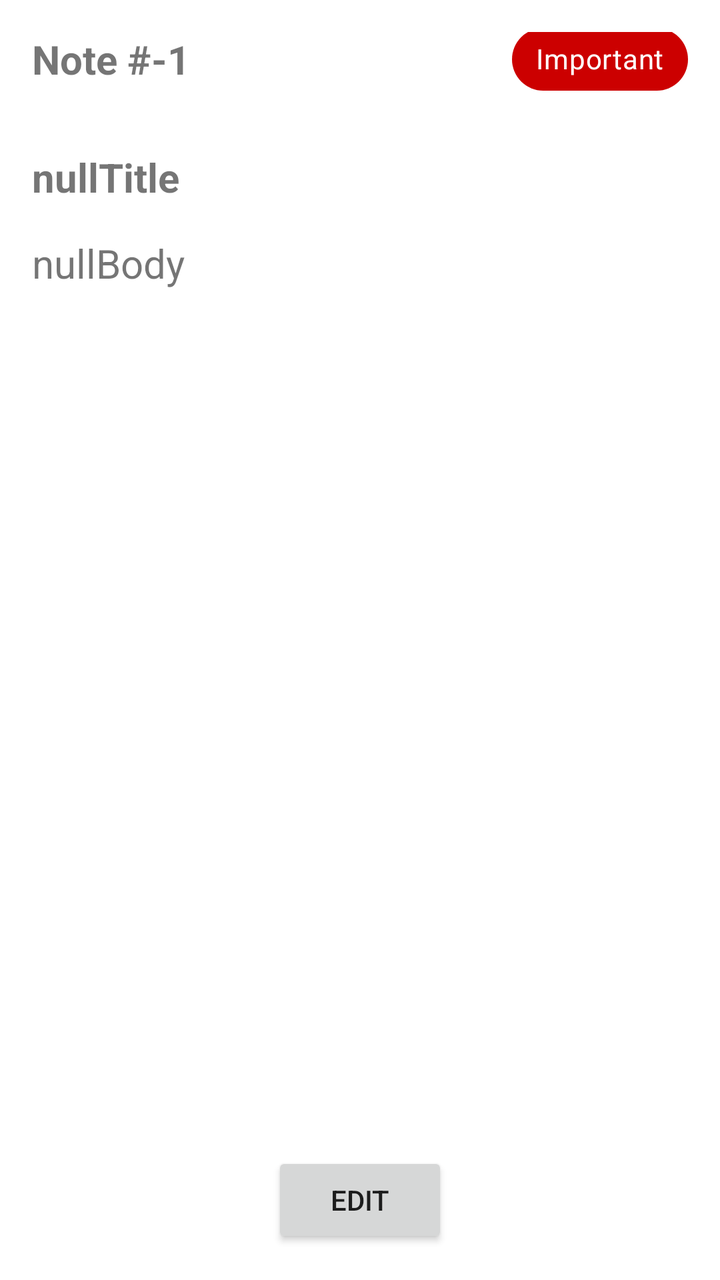
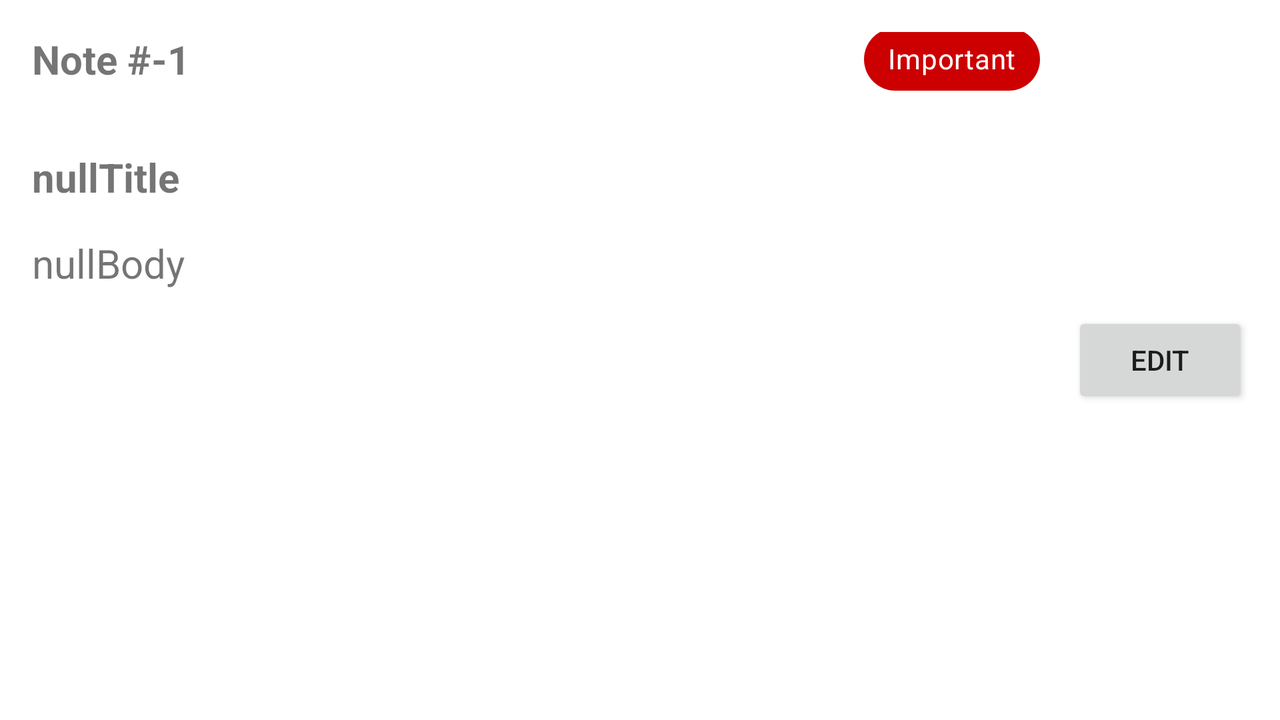

An Android layout and its configuration variant, each rendered on a device that would load it. The default file and the variant file are quoted in full after the pictures.
<!-- AndroidManifest.xml: application theme Theme.MultipleFragments -->
<!-- res/layout/fragment_display_screen.xml -->
<?xml version="1.0" encoding="utf-8"?>
<androidx.constraintlayout.widget.ConstraintLayout xmlns:android="http://schemas.android.com/apk/res/android"
                                                   xmlns:app="http://schemas.android.com/apk/res-auto"
                                                   xmlns:tools="http://schemas.android.com/tools" android:layout_width="match_parent"
                                                   android:layout_height="match_parent" android:padding="16dp">

    <TextView
            android:text="Note #-1"
            android:layout_width="wrap_content"
            android:layout_height="wrap_content"
            android:id="@+id/displayLabel"
            android:textStyle="bold" android:textSize="20sp"
            app:layout_constraintTop_toTopOf="parent" app:layout_constraintStart_toStartOf="parent"/>
    <com.google.android.material.chip.Chip
            android:layout_width="wrap_content"
            android:layout_height="wrap_content" android:id="@+id/chip"
            android:text="Important"
            app:chipBackgroundColor="@android:color/holo_red_dark" android:textColor="@color/white"
            app:layout_constraintTop_toTopOf="@+id/displayLabel"
            app:layout_constraintBottom_toBottomOf="@+id/displayLabel" app:layout_constraintEnd_toEndOf="parent"/>
    <TextView
            android:text="nullTitle"
            android:layout_width="wrap_content"
            android:layout_height="wrap_content" android:id="@+id/displayTitle"
            app:layout_constraintTop_toBottomOf="@+id/displayLabel" app:layout_constraintStart_toStartOf="parent"
            android:layout_marginTop="32dp" app:layout_constraintBottom_toTopOf="@+id/displayBody"
            android:layout_marginBottom="16dp" android:textSize="20sp" android:textStyle="bold"/>
    <TextView
            android:text="nullBody"
            android:layout_width="0dp"
            android:layout_height="0dp" android:id="@+id/displayBody"
            app:layout_constraintTop_toBottomOf="@+id/displayTitle" app:layout_constraintEnd_toEndOf="parent"
            app:layout_constraintStart_toStartOf="parent"
            android:textSize="20sp" app:layout_constraintBottom_toTopOf="@+id/displayEdit"/>
    <Button
            android:text="EDIT"
            android:layout_width="wrap_content"
            android:layout_height="wrap_content" android:id="@+id/displayEdit"
            app:layout_constraintStart_toStartOf="parent" app:layout_constraintEnd_toEndOf="parent"
            app:layout_constraintBottom_toBottomOf="parent"/>
</androidx.constraintlayout.widget.ConstraintLayout>
<!-- resources referenced by this layout -->
<resources>
  <style name="Theme.MultipleFragments" parent="Theme.MaterialComponents.DayNight.DarkActionBar">
          
          <item name="colorPrimary">@color/purple_500</item>
          <item name="colorPrimaryVariant">@color/purple_700</item>
          <item name="colorOnPrimary">@color/white</item>
          
          <item name="colorSecondary">@color/teal_200</item>
          <item name="colorSecondaryVariant">@color/teal_700</item>
          <item name="colorOnSecondary">@color/black</item>
          
          <item name="android:statusBarColor" tools:targetApi="l">?attr/colorPrimaryVariant</item>
          
      </style>
</resources>
<!-- res/layout-land/fragment_display_screen.xml (the author's variant of the layout above) -->
<!-- drawn on the phone turned sideways -->
<?xml version="1.0" encoding="utf-8"?>
<androidx.constraintlayout.widget.ConstraintLayout xmlns:android="http://schemas.android.com/apk/res/android"
                                                   xmlns:app="http://schemas.android.com/apk/res-auto"
                                                   xmlns:tools="http://schemas.android.com/tools" android:layout_width="match_parent"
                                                   android:layout_height="match_parent" android:padding="16dp">

    <TextView
            android:text="Note #-1"
            android:layout_width="wrap_content"
            android:layout_height="wrap_content"
            android:id="@+id/displayLabel"
            android:textStyle="bold" android:textSize="20sp"
            app:layout_constraintTop_toTopOf="parent" app:layout_constraintStart_toStartOf="parent"/>
    <com.google.android.material.chip.Chip
            android:layout_width="wrap_content"
            android:layout_height="wrap_content" android:id="@+id/chip"
            android:text="Important"
            app:chipBackgroundColor="@android:color/holo_red_dark" android:textColor="@color/white"
            app:layout_constraintTop_toTopOf="@+id/displayLabel"
            app:layout_constraintBottom_toBottomOf="@+id/displayLabel"
            app:layout_constraintEnd_toStartOf="@+id/displayEdit" android:layout_marginEnd="16dp"/>
    <TextView
            android:text="nullTitle"
            android:layout_width="wrap_content"
            android:layout_height="wrap_content" android:id="@+id/displayTitle"
            app:layout_constraintTop_toBottomOf="@+id/displayLabel" app:layout_constraintStart_toStartOf="parent"
            android:layout_marginTop="32dp" app:layout_constraintBottom_toTopOf="@+id/displayBody"
            android:layout_marginBottom="16dp" android:textSize="20sp" android:textStyle="bold"/>
    <TextView
            android:text="nullBody"
            android:layout_width="0dp"
            android:layout_height="0dp" android:id="@+id/displayBody"
            app:layout_constraintTop_toBottomOf="@+id/displayTitle"
            app:layout_constraintStart_toStartOf="parent"
            android:textSize="20sp" app:layout_constraintBottom_toBottomOf="parent"
            app:layout_constraintEnd_toStartOf="@+id/displayEdit" android:layout_marginEnd="16dp"/>
    <Button
            android:text="EDIT"
            android:layout_width="wrap_content"
            android:layout_height="wrap_content" android:id="@+id/displayEdit"
            app:layout_constraintTop_toTopOf="parent"
            app:layout_constraintBottom_toBottomOf="parent" app:layout_constraintEnd_toEndOf="parent"/>
</androidx.constraintlayout.widget.ConstraintLayout>
